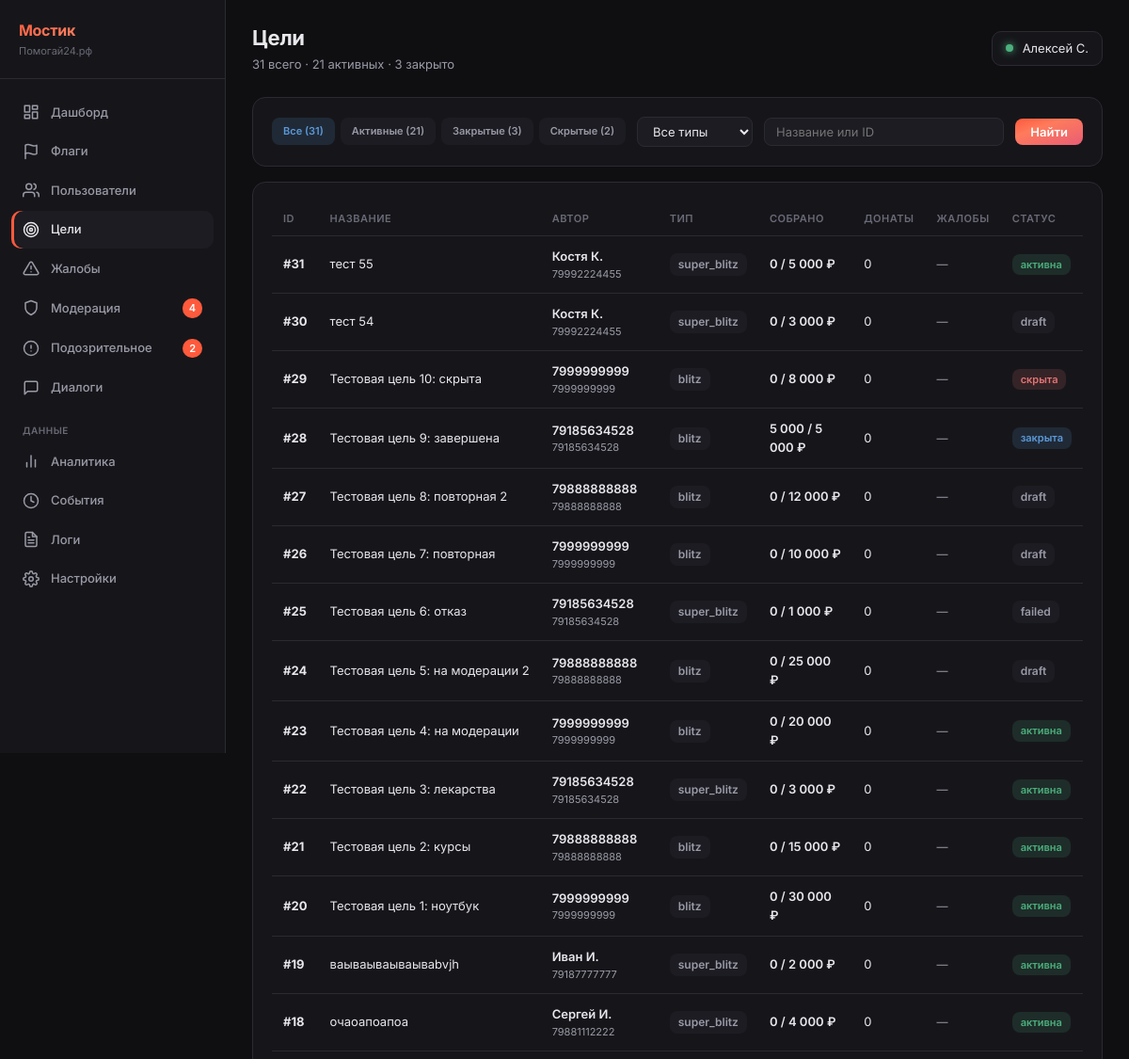
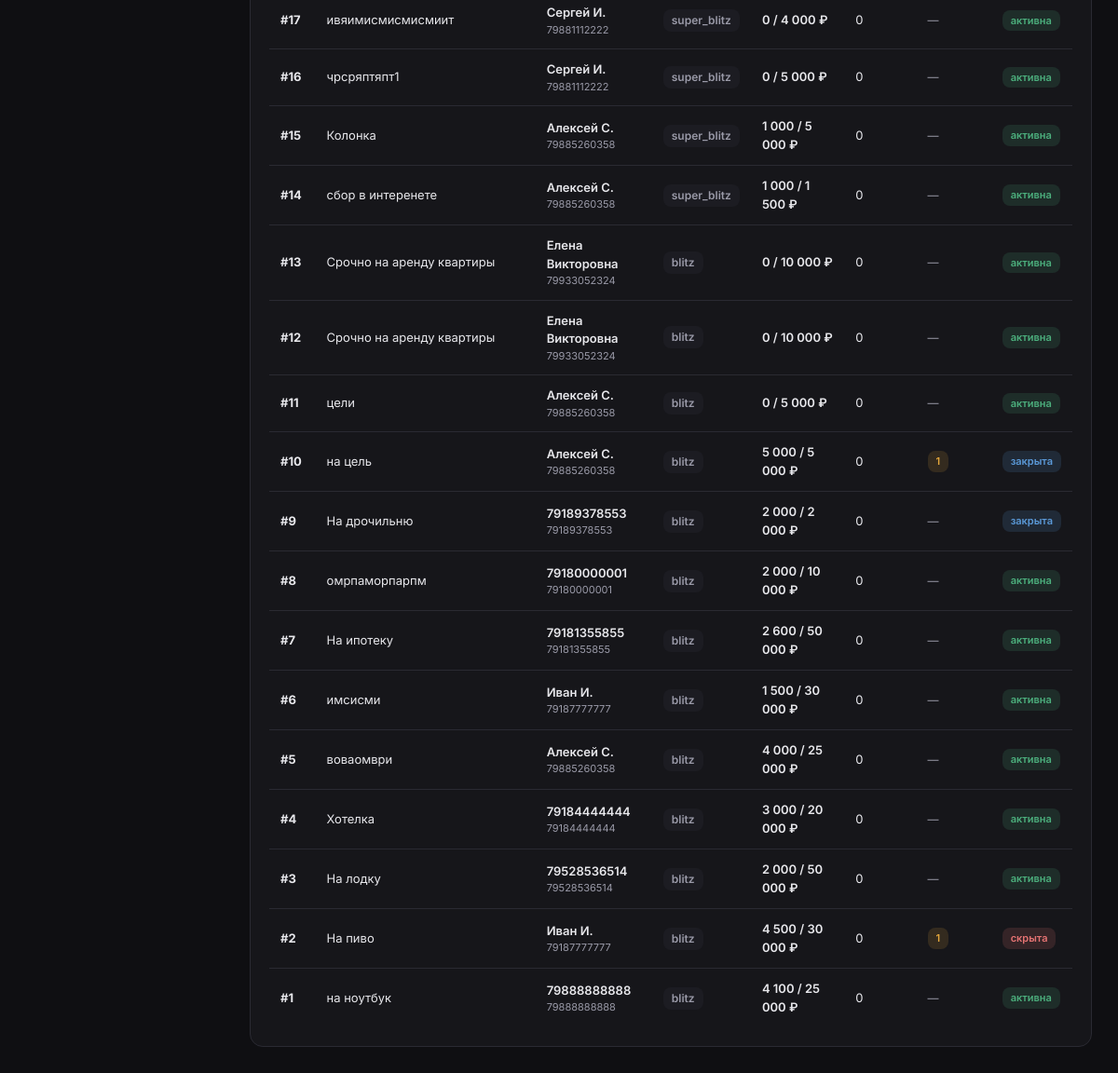
/_metrics/goals (signed in), run on an earlier commit of the app's database (2 pictures, top to bottom).
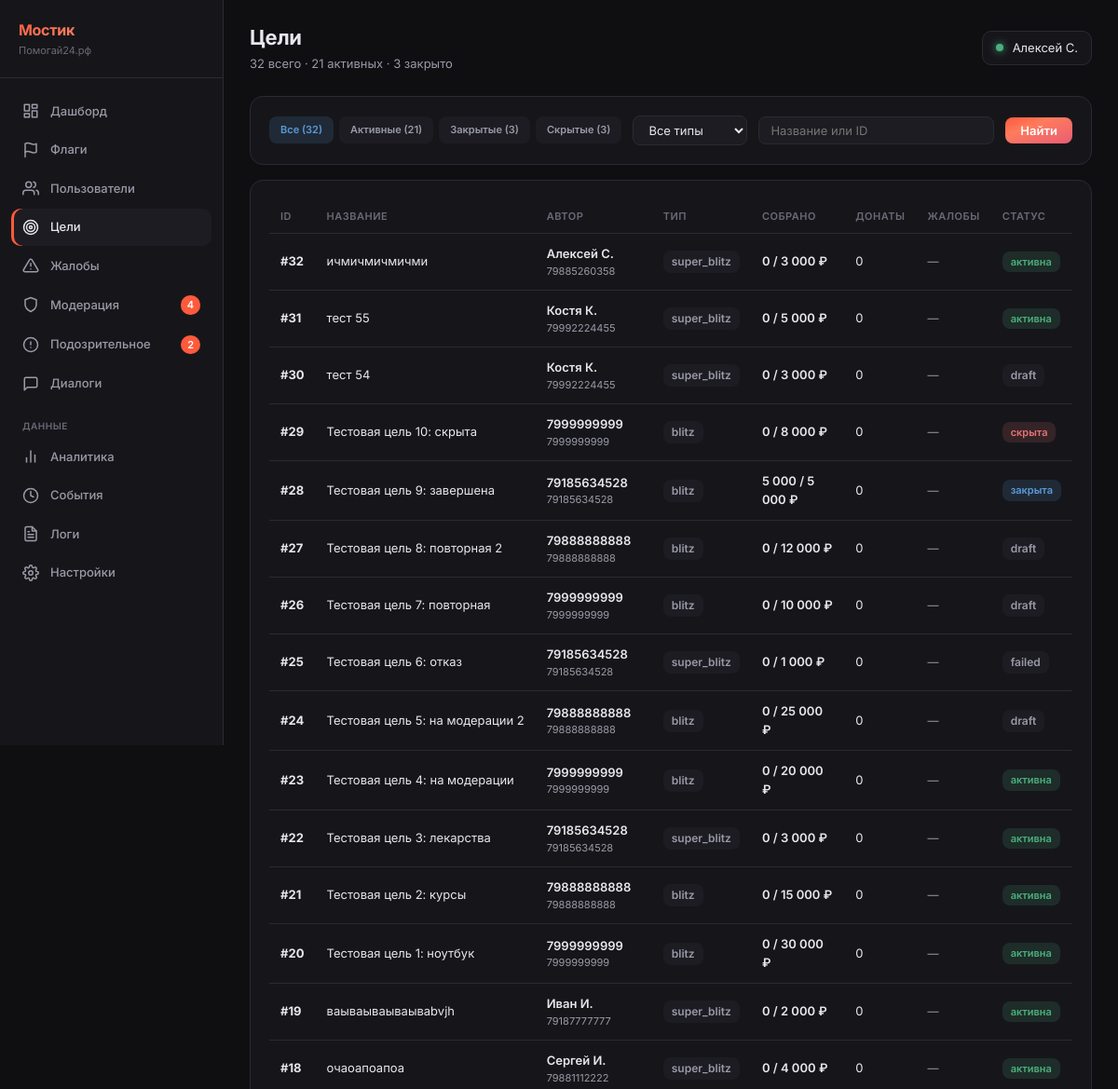
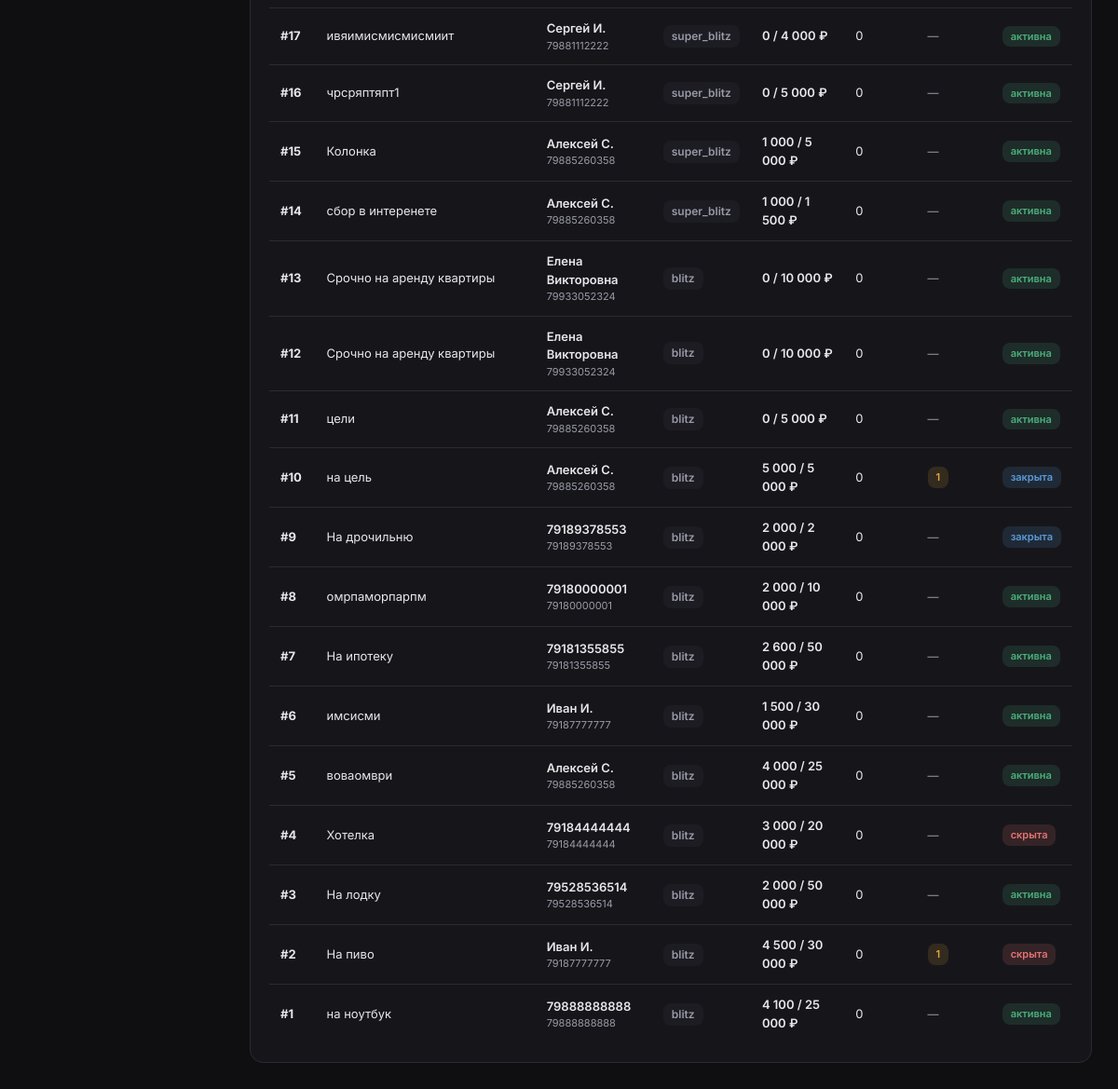
And on a later commit of the database (2 pictures, top to bottom).
### tables this page shows
CREATE TABLE users (
            id INTEGER PRIMARY KEY AUTOINCREMENT,
            phone TEXT UNIQUE NOT NULL,
            password_hash TEXT NOT NULL,
            email TEXT NULL,
            name TEXT NULL,
            avatar_url TEXT NULL,
            max_id TEXT NULL,
            vk_id TEXT NULL,
            fcm_token TEXT NULL,
            onboarding_passed INTEGER DEFAULT 0,
            rating REAL DEFAULT 0.0,
            rating_level TEXT DEFAULT 'novice',
            confirmations_total INTEGER DEFAULT 0,
            confirmations_approved INTEGER DEFAULT 0,
            confirmations_ignored INTEGER DEFAULT 0,
            donation_streak INTEGER DEFAULT 0,
            goals_helped_close INTEGER DEFAULT 0,
            total_helped_amount REAL DEFAULT 0.00,
            priority_days INTEGER DEFAULT 0,
            circles_of_care INTEGER DEFAULT 0,
            interest_weights TEXT DEFAULT NULL,
            eternal_donation_config TEXT DEFAULT NULL,
            yellow_card_until TEXT NULL,
            is_banned INTEGER DEFAULT 0,
            created_at TEXT DEFAULT (datetime('now'))
        , xp INTEGER DEFAULT 0, xp_level TEXT DEFAULT 'novice', streak_days INTEGER DEFAULT 0, last_action_date TEXT, ip_registered TEXT, author_badge TEXT, trust_score INTEGER DEFAULT 50, trust_level TEXT DEFAULT 'guest', is_admin INTEGER DEFAULT 0, profile_completed INTEGER DEFAULT 0, identity_verified INTEGER DEFAULT 0, city TEXT, region_code TEXT, region_name TEXT, birth_date TEXT, onboarding_step INTEGER DEFAULT 0, identity_verified_at TEXT, identity_doc_path TEXT, identity_selfie_path TEXT);

CREATE TABLE "goals" (
        id INTEGER PRIMARY KEY AUTOINCREMENT,
        user_id INTEGER NOT NULL,
        type TEXT NOT NULL CHECK(type IN ('super_blitz','blitz','serious','urgent','group')),
        title TEXT NOT NULL,
        description TEXT NULL,
        photo_url TEXT NULL,
        amount_goal REAL NOT NULL,
        amount_collected REAL DEFAULT 0.00,
        ends_at TEXT NULL,
        status TEXT DEFAULT 'draft' CHECK(status IN ('draft','active','frozen','completed','failed','lightning_failed','hidden')),
        trial_ends_at TEXT NULL,
        subscription_active_until TEXT NULL,
        last_boosted_at TEXT NULL,
        is_lightning INTEGER DEFAULT 0,
        lightning_started_at TEXT NULL,
        moderation_status TEXT DEFAULT 'pending',
        completion_type TEXT DEFAULT 'organic',
        is_seed INTEGER DEFAULT 0,
        views_count INTEGER DEFAULT 0,
        views_24h INTEGER DEFAULT 0,
        donations_count INTEGER DEFAULT 0,
        donations_24h INTEGER DEFAULT 0,
        created_at TEXT DEFAULT (datetime('now')), photos TEXT, moderation_comment TEXT, moderated_at TEXT, moderated_by INTEGER, resubmission_count INTEGER DEFAULT 0, is_resubmission INTEGER DEFAULT 0, rejection_categories TEXT, hidden_by_ban INTEGER DEFAULT 0,
        FOREIGN KEY (user_id) REFERENCES users(id)
    );

### main.py (the view)
@app.route('/_metrics/goals')
@admin_required
def metrics_goals():
    user = get_current_user()
    db = get_db()
    search = request.args.get('search', '').strip()
    status_filter = request.args.get('status', 'all')
    type_filter = request.args.get('type', 'all')
    query = """
        SELECT g.*,
            COALESCE(NULLIF(u.name, ''), u.phone) as author_name,
            u.phone as author_phone,
            (SELECT COUNT(*) FROM donations WHERE goal_id = g.id) as donations_count,
            (SELECT COUNT(*) FROM reports WHERE goal_id = g.id) as reports_count
        FROM goals g
        JOIN users u ON g.user_id = u.id
        WHERE 1=1
    """
    params = []
    if search:
        query += " AND (g.title LIKE ? OR CAST(g.id AS TEXT) = ?)"
        params.extend([f'%{search}%', search])
    if status_filter != 'all':
        query += " AND g.status = ?"
        params.append(status_filter)
    if type_filter != 'all':
        query += " AND g.type = ?"
        params.append(type_filter)
    query += " ORDER BY g.id DESC LIMIT 200"
    goals = db.execute(query, params).fetchall()
    counts_all = db.execute("SELECT COUNT(*) FROM goals").fetchone()[0]
    counts_active = db.execute("SELECT COUNT(*) FROM goals WHERE status = 'active'").fetchone()[0]
    counts_completed = db.execute("SELECT COUNT(*) FROM goals WHERE status = 'completed'").fetchone()[0]
    counts_hidden = db.execute("SELECT COUNT(*) FROM goals WHERE status = 'hidden'").fetchone()[0]
    counts = get_sidebar_counts(db)
    return render_template('_metrics/goals.html',
        user=user,
        active='goals',
        counts=counts,
        goals=goals,
        search=search,
        status_filter=status_filter,
        type_filter=type_filter,
        counts_all=counts_all,
        counts_active=counts_active,
        counts_completed=counts_completed,
        counts_hidden=counts_hidden,
    )

### templates/_metrics/goals.html (shortened to what this page needs)
{% extends "_metrics/base.html" %}
{% block page_title %}Цели{% endblock %}
{% block page_subtitle %}{{ counts_all }} всего · {{ counts_active }} активных · {{ counts_completed }} закрыто{% endblock %}
{% block content %}
<div class="m-section" style="margin-bottom: 16px;">
    <form method="GET" style="display: flex; gap: 12px; align-items: center; flex-wrap: wrap;">
        <div style="display: flex; gap: 6px;">
            <a href="?status=all" class="m-badge {% if status_filter == 'all' %}info{% else %}muted{% endif %}" style="text-decoration: none; padding: 6px 12px;">Все ({{ counts_all }})</a>
            <a href="?status=active" class="m-badge {% if status_filter == 'active' %}success{% else %}muted{% endif %}" style="text-decoration: none; padding: 6px 12px;">Активные ({{ counts_active }})</a>
            <a href="?status=completed" class="m-badge {% if status_filter == 'completed' %}info{% else %}muted{% endif %}" style="text-decoration: none; padding: 6px 12px;">Закрытые ({{ counts_completed }})</a>
            <a href="?status=hidden" class="m-badge {% if status_filter == 'hidden' %}danger{% else %}muted{% endif %}" style="text-decoration: none; padding: 6px 12px;">Скрытые ({{ counts_hidden }})</a>
        </div>
        <select name="type" onchange="this.form.submit()" style="padding: 6px 12px; background: var(--m-bg-3); border: 1px solid var(--m-border); border-radius: 8px; color: var(--m-text); font-size: 13px; font-family: inherit;">
            <option value="all">Все типы</option>
        </select>
        <input type="text" name="search" value="{{ search }}" placeholder="Название или ID" style="padding: 6px 12px; background: var(--m-bg-3); border: 1px solid var(--m-border); border-radius: 8px; color: var(--m-text); font-size: 13px; font-family: inherit; flex: 1; min-width: 180px;">
        <button type="submit" style="padding: 6px 16px; background: var(--m-gradient); border: none; border-radius: 8px; color: white; font-size: 13px; font-weight: 600; font-family: inherit; cursor: pointer;">Найти</button>
    </form>
</div>
<div class="m-section">
    {% if goals %}
    <table class="m-table">
        <thead>
            <tr>
                <th>ID</th>
                <th>Название</th>
                <th>Автор</th>
                <th>Тип</th>
                <th>Собрано</th>
                <th>Донаты</th>
                <th>Жалобы</th>
                <th>Статус</th>
            </tr>
        </thead>
        <tbody>
            {% for g in goals %}
            <tr onclick="location.href='/_metrics/goals/{{ g.id }}'" style="cursor: pointer;">
                <td><strong>#{{ g.id }}</strong></td>
                <td style="max-width: 280px; overflow: hidden; text-overflow: ellipsis; white-space: nowrap;">{{ g.title }}</td>
                <td>
                    <div style="font-weight: 600;">{{ g.author_name }}</div>
                    <div class="muted" style="font-size: 11px;">{{ g.author_phone }}</div>
                </td>
                <td><span class="m-badge muted">{{ g.type }}</span></td>
                <td>
                    <div style="font-weight: 600;">{{ "{:,.0f}".format(g.amount_collected).replace(",", " ") }} / {{ "{:,.0f}".format(g.amount_goal).replace(",", " ") }} ₽</div>
                </td>
                <td>{{ g.donations_count }}</td>
                <td>
                    {% if g.reports_count > 0 %}
                        <span class="m-badge warning">{{ g.reports_count }}</span>
                    {% else %}<span class="muted">—</span>{% endif %}
                </td>
                <td>
                    {% if g.status == 'active' %}<span class="m-badge success">активна</span>
                    {% elif g.status == 'completed' %}<span class="m-badge info">закрыта</span>
                    {% elif g.status == 'hidden' %}<span class="m-badge danger">скрыта</span>
                    {% else %}<span class="m-badge muted">{{ g.status }}</span>{% endif %}
                </td>
            </tr>
            {% endfor %}
        </tbody>
    </table>
    {% else %}
    <div class="m-empty">Ничего не найдено.</div>
    {% endif %}
</div>
{% endblock %}

### templates/_metrics/base.html (shortened to what this page needs)
<!DOCTYPE html>
<html lang="ru">
<head>
    <link rel="stylesheet" href="/static/_metrics.css">
</head>
<body>
    <div class="m-layout">
        <aside class="m-sidebar">
            <div class="m-brand">
                <div class="m-brand-title">Мостик</div>
                <div class="m-brand-sub">Помогай24.рф</div>
            </div>
            <nav class="m-nav">
                <a href="/_metrics" class="m-nav-item {% if active == 'dashboard' %}active{% endif %}">
                    <svg viewBox="0 0 24 24" fill="none" stroke="currentColor" stroke-linecap="round" stroke-linejoin="round"><rect x="3" y="3" width="7" height="9"/><rect x="14" y="3" width="7" height="5"/><rect x="14" y="12" width="7" height="9"/><rect x="3" y="16" width="7" height="5"/></svg>
                    Дашборд
                </a>
                <a href="/_metrics/flags" class="m-nav-item {% if active == 'flags' %}active{% endif %}">
                    <svg viewBox="0 0 24 24" fill="none" stroke="currentColor" stroke-linecap="round" stroke-linejoin="round"><path d="M4 15s1-1 4-1 5 2 8 2 4-1 4-1V3s-1 1-4 1-5-2-8-2-4 1-4 1z"/><line x1="4" y1="22" x2="4" y2="15"/></svg>
                    Флаги
                </a>
                <a href="/_metrics/users" class="m-nav-item {% if active == 'users' %}active{% endif %}">
                    <svg viewBox="0 0 24 24" fill="none" stroke="currentColor" stroke-linecap="round" stroke-linejoin="round"><path d="M17 21v-2a4 4 0 0 0-4-4H5a4 4 0 0 0-4 4v2"/><circle cx="9" cy="7" r="4"/><path d="M23 21v-2a4 4 0 0 0-3-3.87"/><path d="M16 3.13a4 4 0 0 1 0 7.75"/></svg>
                    Пользователи
                </a>
                <a href="/_metrics/goals" class="m-nav-item {% if active == 'goals' %}active{% endif %}">
                    <svg viewBox="0 0 24 24" fill="none" stroke="currentColor" stroke-linecap="round" stroke-linejoin="round"><circle cx="12" cy="12" r="10"/><circle cx="12" cy="12" r="6"/><circle cx="12" cy="12" r="2"/></svg>
                    Цели
                </a>
                <a href="/_metrics/reports" class="m-nav-item {% if active == 'reports' %}active{% endif %}">
                    <svg viewBox="0 0 24 24" fill="none" stroke="currentColor" stroke-linecap="round" stroke-linejoin="round"><path d="M10.29 3.86L1.82 18a2 2 0 0 0 1.71 3h16.94a2 2 0 0 0 1.71-3L13.71 3.86a2 2 0 0 0-3.42 0z"/><line x1="12" y1="9" x2="12" y2="13"/><line x1="12" y1="17" x2="12.01" y2="17"/></svg>
                    Жалобы
                </a>
                <a href="/_metrics/moderation" class="m-nav-item {% if active == 'moderation' %}active{% endif %}">
                    <svg viewBox="0 0 24 24" fill="none" stroke="currentColor" stroke-linecap="round" stroke-linejoin="round"><path d="M12 22s8-4 8-10V5l-8-3-8 3v7c0 6 8 10 8 10z"/></svg>
                    Модерация
                    {% if counts and counts.moderation %}<span class="m-nav-badge">{{ counts.moderation }}</span>{% endif %}
                </a>
                <a href="/_metrics/suspicious" class="m-nav-item {% if active == 'suspicious' %}active{% endif %}">
                    <svg viewBox="0 0 24 24" fill="none" stroke="currentColor" stroke-linecap="round" stroke-linejoin="round"><circle cx="12" cy="12" r="10"/><line x1="12" y1="8" x2="12" y2="12"/><line x1="12" y1="16" x2="12.01" y2="16"/></svg>
                    Подозрительное
                    {% if counts and counts.suspicious %}<span class="m-nav-badge">{{ counts.suspicious }}</span>{% endif %}
                </a>
                <a href="/_metrics/dialogs" class="m-nav-item {% if active == 'dialogs' %}active{% endif %}">
                    <svg viewBox="0 0 24 24" fill="none" stroke="currentColor" stroke-linecap="round" stroke-linejoin="round"><path d="M21 15a2 2 0 0 1-2 2H7l-4 4V5a2 2 0 0 1 2-2h14a2 2 0 0 1 2 2z"/></svg>
                    Диалоги
                </a>
                <div class="m-nav-section">Данные</div>
                <a href="/_metrics/analytics" class="m-nav-item {% if active == 'analytics' %}active{% endif %}">
                    <svg viewBox="0 0 24 24" fill="none" stroke="currentColor" stroke-linecap="round" stroke-linejoin="round"><line x1="18" y1="20" x2="18" y2="10"/><line x1="12" y1="20" x2="12" y2="4"/><line x1="6" y1="20" x2="6" y2="14"/></svg>
                    Аналитика
                </a>
                <a href="/_metrics/events" class="m-nav-item {% if active == 'events' %}active{% endif %}">
                    <svg viewBox="0 0 24 24" fill="none" stroke="currentColor" stroke-linecap="round" stroke-linejoin="round"><circle cx="12" cy="12" r="10"/><polyline points="12 6 12 12 16 14"/></svg>
                    События
                </a>
                <a href="/_metrics/logs" class="m-nav-item {% if active == 'logs' %}active{% endif %}">
                    Логи
                </a>
                <a href="/_metrics/settings" class="m-nav-item {% if active == 'settings' %}active{% endif %}">
                    Настройки
                </a>
            </nav>
        </aside>
        <main class="m-content">
            <header class="m-header">
                <div>
                    <div class="m-title">{% block page_title %}Мостик{% endblock %}</div>
                    <div class="m-subtitle">{% block page_subtitle %}{% endblock %}</div>
                </div>
                <div class="m-user">
                    <span class="m-user-dot"></span>
                    {{ user.name or user.phone }}
                </div>
            </header>
            {% block content %}{% endblock %}
        </main>
    </div>
</body>
</html>

What changed in the data, as far as the page shows it:
added goals: id "32", title "ичмичмичмичми", author_name "Алексей С.", author_phone "79885260358", type "super_blitz", amount_collected "0", amount_goal "3 000", donations_count "0", status "активна"
changed goals "Хотелка": status "активна" → "скрыта"
Also different on the page:
{{ counts_all }}: "31" → "32"
{{ counts_hidden }}: "2" → "3"
